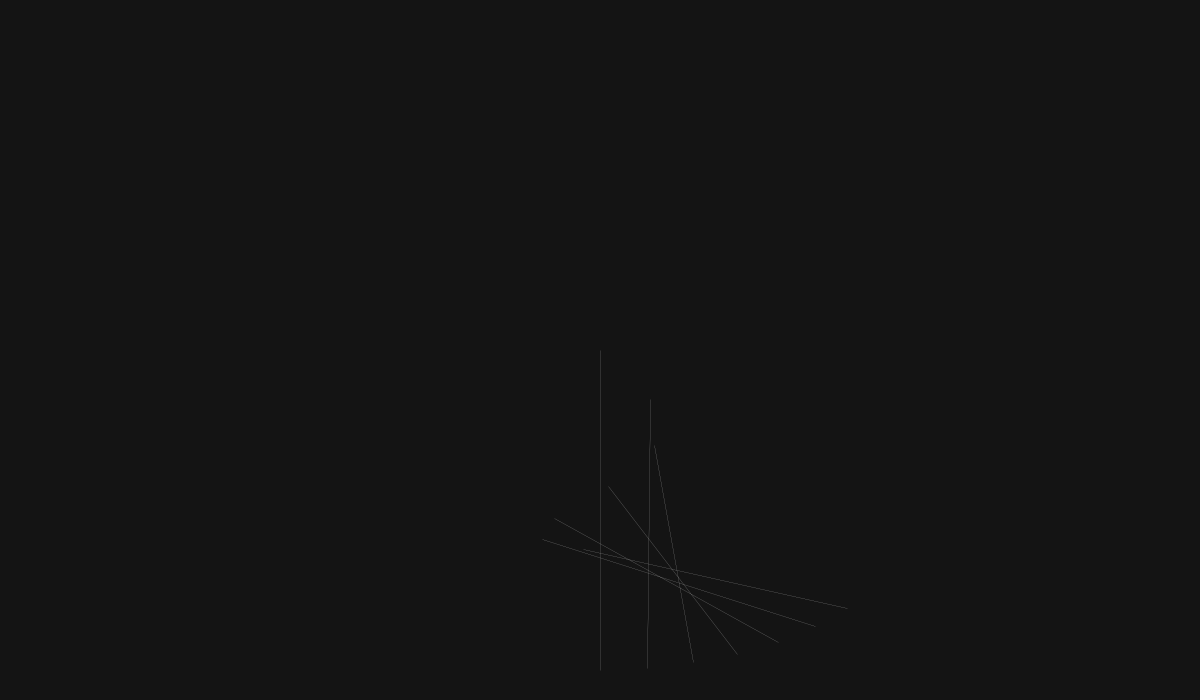
Frame 1 (no input)
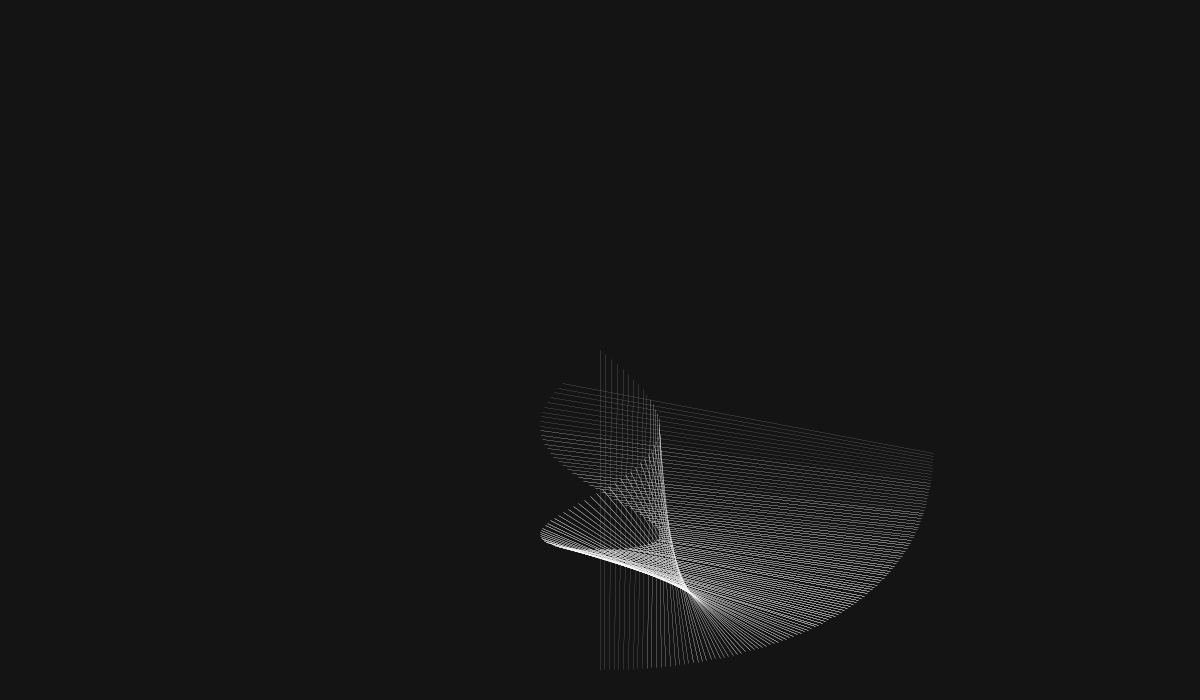
Frame 60 (the mouse pressed at the canvas centre just before this capture)
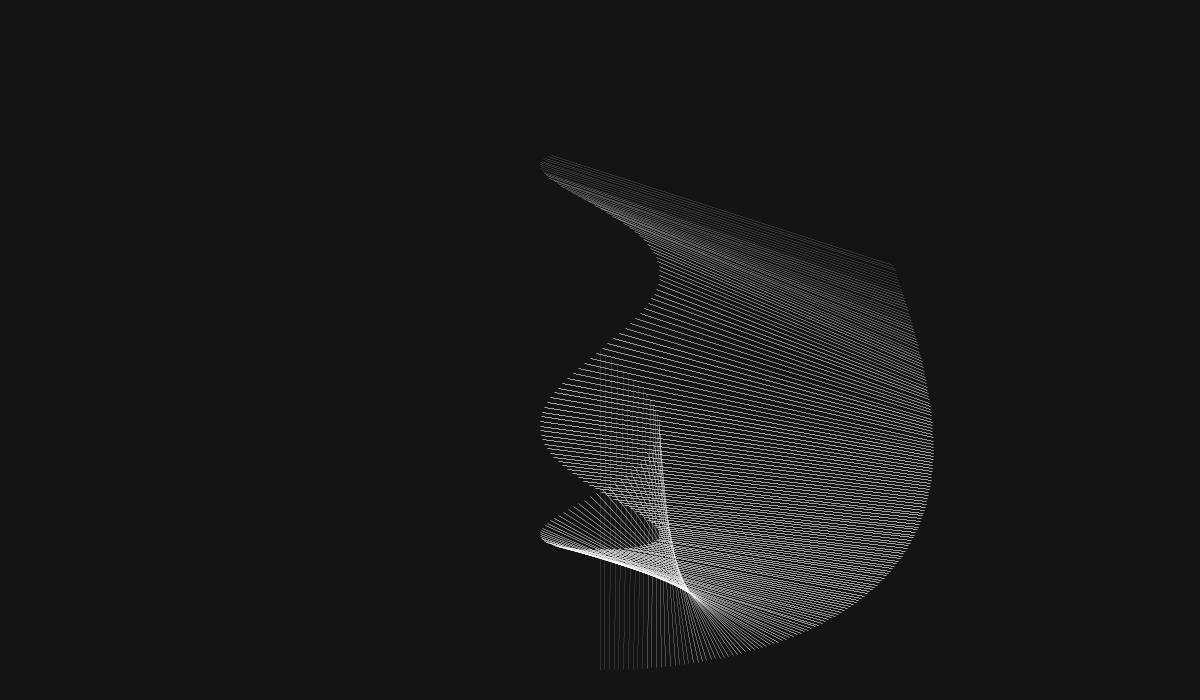
Frame 120 (the mouse held since frame 60 and released just before this capture)

The Processing sketch that drew these frames (run headless with seeded random() and noise(); from frame 60 on, the mouse is pressed at the canvas centre):

// Processing sketch: param_eqn
// ── param_eqn.pde
static int NUM = 7;
float t;

void setup() {
  size(1200, 700);
  background(20);

}

void draw() {
  //background(40);
  translate(width/2, height/2);
  //noStroke();
  stroke(255);
  strokeWeight(0.005);
  //if(random(100) > 80)
      //stroke(random(40,200),random(40, 200), random(180, 255));
  for (int i =0; i<NUM; i++) { 
    
    point(x1(t+i), y1(t+i));
    point(x2(t+i), y2(t+i));
    line(x1(t+i), y1(t+i), x2(t+i), y2(t+i));
  }
  t+=0.1;
}

float x1(float t) {
  return sin(t/10)*350 + sin(t/4)*50;
}

float y1(float t) {
  return cos(t/10)*300 + cos(t/6)*20;
}

float x2(float t) {
  return sin(t)*60;
}

float y2(float t) {
  return sin(t/4)*200;
}
